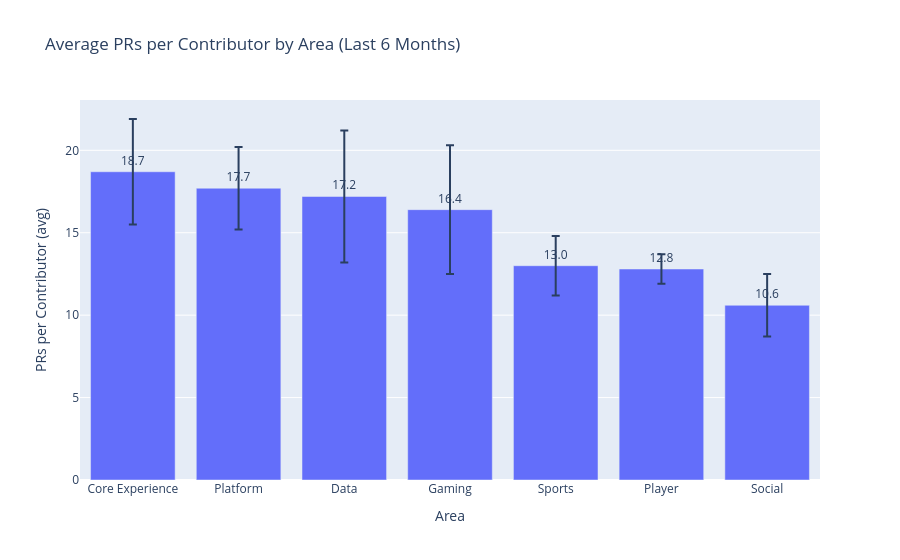

The notebook cell this image was saved under:
### Code cell
# Bar chart: 6-month average PRs per contributor by area
fig = px.bar(df_area_6mo.reset_index(), 
             x='area', 
             y='avg_prs_per_contributor',
             error_y='std',
             title='Average PRs per Contributor by Area (Last 6 Months)',
             text='avg_prs_per_contributor')
fig.update_traces(texttemplate='%{text:.1f}', textposition='outside')
fig.update_layout(yaxis_title='PRs per Contributor (avg)', xaxis_title='Area')
fig.show()

# Export manually: fig.write_image('pr-throughput-by-area-comparison.png')

# Print key insight
highest = df_area_6mo['avg_prs_per_contributor'].idxmax()
lowest = df_area_6mo['avg_prs_per_contributor'].idxmin()
highest_val = df_area_6mo.loc[highest, 'avg_prs_per_contributor']
lowest_val = df_area_6mo.loc[lowest, 'avg_prs_per_contributor']

print(f"\nKey finding:")
print(f"  - Highest: {highest} ({highest_val:.1f} PRs/contributor)")
print(f"  - Lowest: {lowest} ({lowest_val:.1f} PRs/contributor)")
print(f"  - Ratio: {highest_val/lowest_val:.1f}x difference")

### Figure 1 — Plotly figure (JSON) as saved in the notebook; plotly's stock layout.template omitted (floating-point values rounded to 4 significant figures)
{"data": [{"error_y": {"array": [3.2, 2.5, 4.0, 3.9, 1.8, 0.9, 1.9]}, "hovertemplate": "area=%{x}<br>avg_prs_per_contributor=%{text}<extra></extra>", "legendgroup": "", "marker": {"color": "#636efa", "pattern": {"shape": ""}}, "name": "", "orientation": "v", "showlegend": false, "text": [18.7, 17.7, 17.2, 16.4, 13.0, 12.8, 10.6], "textposition": "outside", "texttemplate": "%{text:.1f}", "type": "bar", "x": ["Core Experience", "Platform", "Data", "Gaming", "Sports", "Player", "Social"], "xaxis": "x", "y": [18.7, 17.7, 17.2, 16.4, 13.0, 12.8, 10.6], "yaxis": "y"}], "layout": {"barmode": "relative", "legend": {"tracegroupgap": 0}, "title": {"text": "Average PRs per Contributor by Area (Last 6 Months)"}, "xaxis": {"anchor": "y", "domain": [0, 1], "title": {"text": "Area"}}, "yaxis": {"anchor": "x", "domain": [0, 1], "title": {"text": "PRs per Contributor (avg)"}}}}
